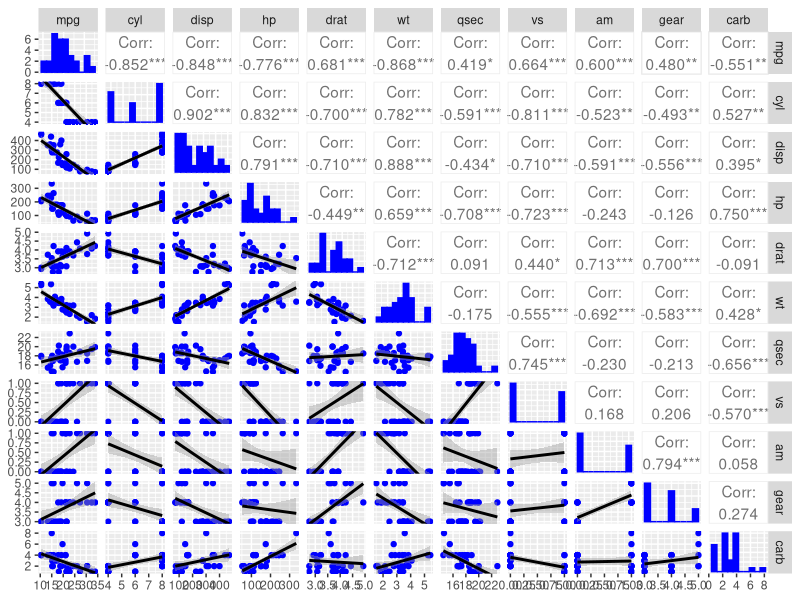
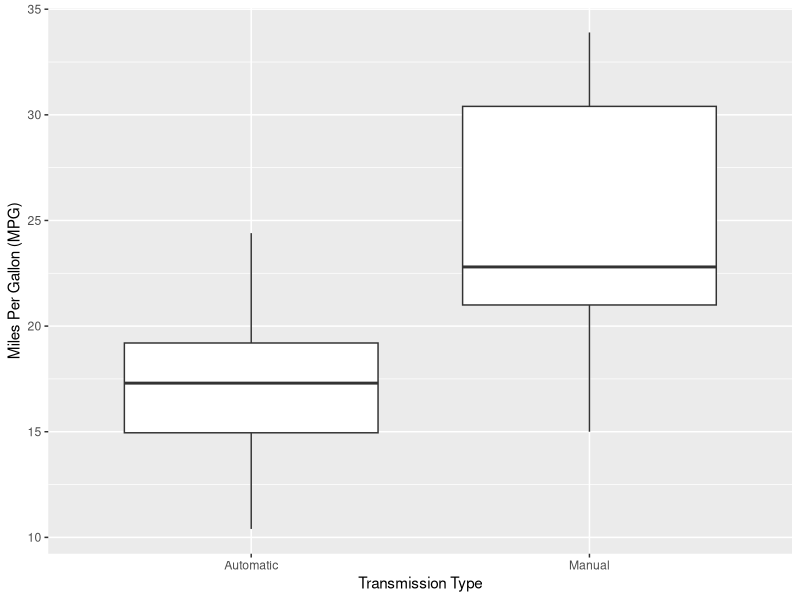
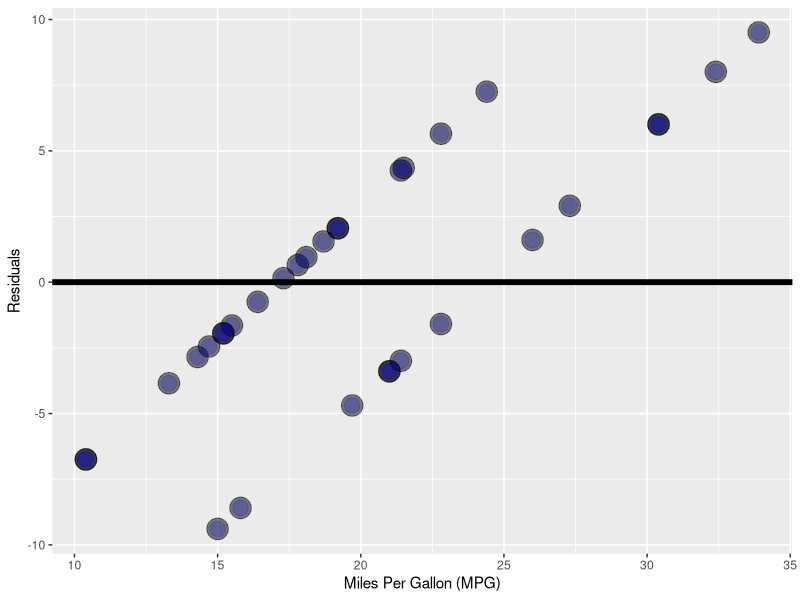
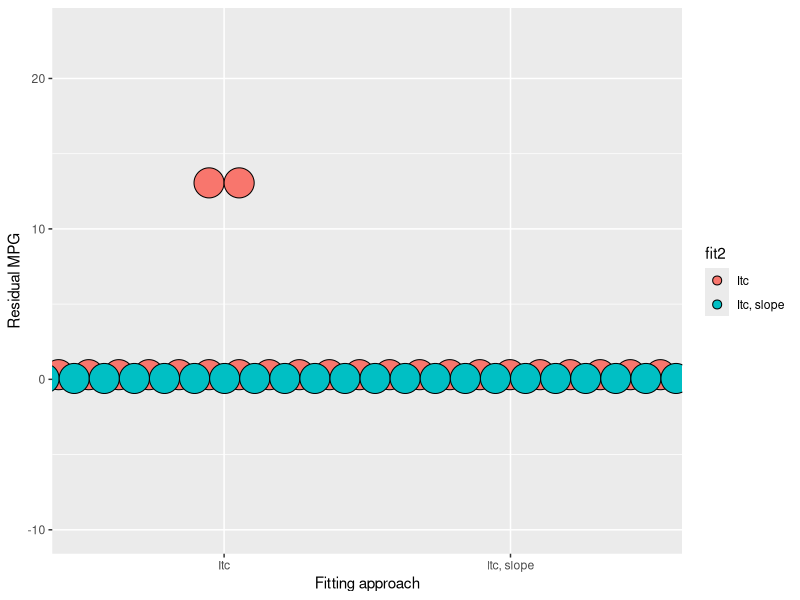
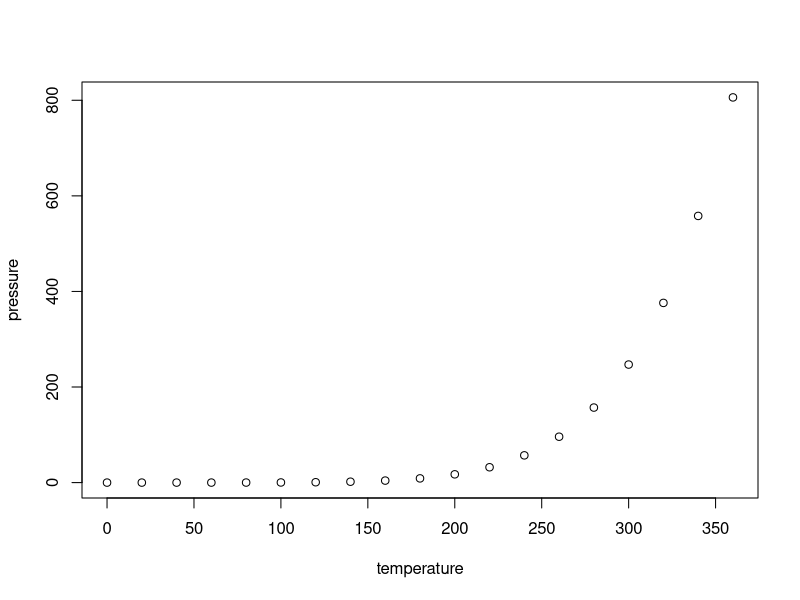

These charts were generated, in order, by the following R code:
## ---- chunk 1
knitr::opts_chunk$set(echo = TRUE)
library(tidyverse); library(data.table); library(GGally);library(car); library(MASS)

data(mtcars)
## ---- chunk 2
carsdt <- as.data.table(mtcars)
ggpairs(carsdt, lower = list(continuous = wrap("smooth", colour="blue")),diag=list(continuous=wrap("barDiag", bins =10, colour="blue", fill = "blue")), upper=list(list(corSize=15)), axisLabels='show')
## set vs, am, gear, carb and cyl as factor variables
vars.factors <- c('cyl','vs', 'am', 'gear', 'carb')
carsdt[, (vars.factors) := lapply(.SD, as.factor), .SDcols=vars.factors]

## ---- chunk 3
g = ggplot(carsdt, aes(x = factor(am, labels = c("Automatic", "Manual")), y = mpg)) 
g = g + xlab("Transmission Type") 
g = g + ylab("Miles Per Gallon (MPG)") 
g = g + geom_boxplot() 
g
## ---- chunk 4
tt = t.test(mpg ~ am, mtcars)
## ---- chunk 5
fit <- lm(mpg~factor(am), carsdt)
e <- resid(fit)
carsdt$e <- resid(lm(mpg~factor(am), carsdt)) ##add residuals to data table
h = ggplot(carsdt, aes(mpg, e))
h = h + xlab("Miles Per Gallon (MPG)") 
h = h + ylab("Residuals") 
h = h + geom_point(size = 7, colour = "black", alpha=0.5) 
h = h + geom_point(size = 5, colour = "blue", alpha=0.2) 
h = h + geom_hline(yintercept = 0, size = 2)
h

## ---- chunk 6
## vector containing residuals around average MPG and residuals from regression with mpg as outcome and transmission type as predictor (variation around regression line)
e <- c(resid(lm(mpg~1, carsdt)), resid(lm(mpg~factor(am), carsdt)))
##label residuals
fit2 = factor(c(rep("Itc", nrow(carsdt)), rep("Itc, slope", nrow(carsdt))))
h2 = ggplot(data.frame(e = e, fit2 = fit2), aes(y = e, x = fit2, fill = fit2)) 
h2 = h2 + geom_dotplot(binaxis = "y", dotsize = .1, stackdir = "center", binwidth = 20) 
h2 = h2 + xlab("Fitting approach") 
h2 = h2 + ylab("Residual MPG") 
h2

## ---- chunk 7

fit <- lm(mpg~., carsdt)
vif(fit) ## variance inflation
sqrt(vif(fit)) ## sd inflation


## ---- chunk 8

summary(cars)
fit <- lm(mpg~factor(am), carsdt)
fit1 <- update(fit, mpg~am + factor(cyl) + disp)
fit2 <- update(fit, mpg~am + factor(cyl) + disp + hp + drat)
fit3 <- update(fit, mpg~am + factor(cyl) + disp + hp + drat + wt + qsec)
fit4 <- update(fit, mpg~am + factor(cyl) + disp + hp + drat + wt + qsec +factor(vs) + factor(gear) +factor(carb))
anova(fit, fit1, fit2, fit3, fit4)
## ---- chunk 9
plot(pressure)
